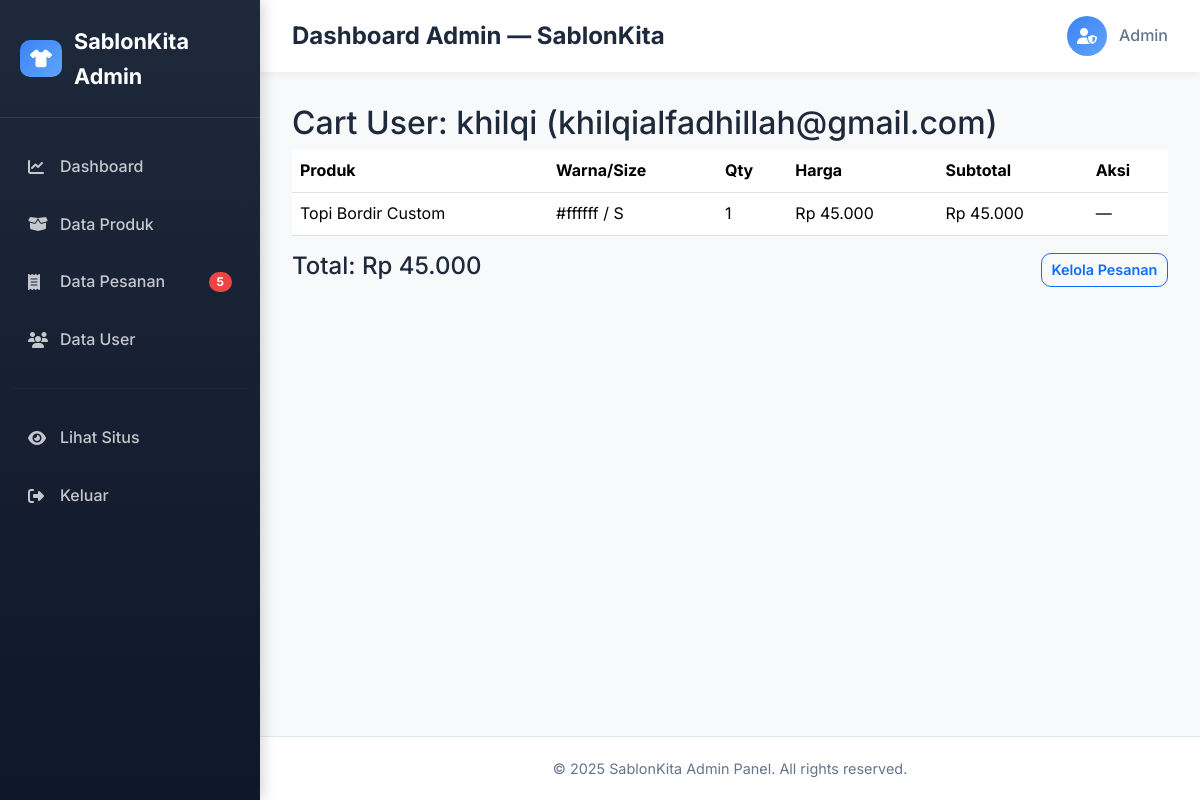
Page /admin/cart_view.php?user_id=2 (signed in) on the earlier database version.
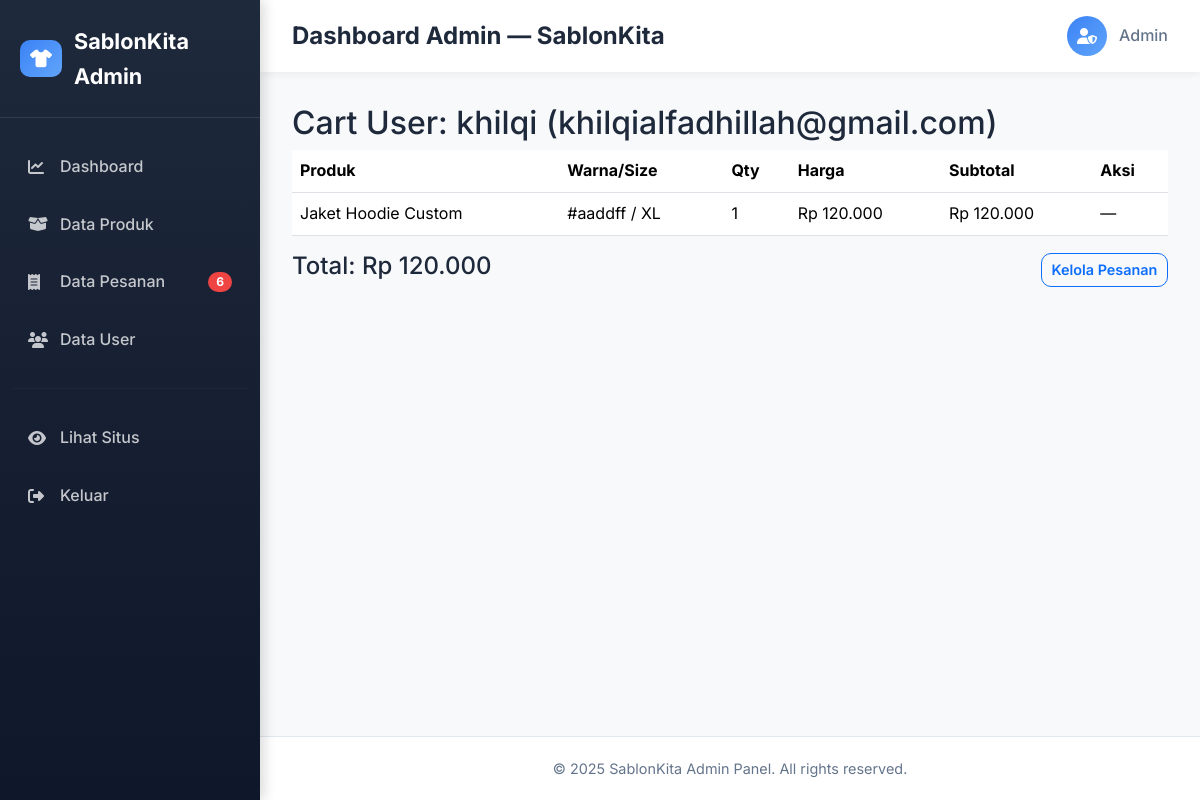
Same page on the later database version.
### tables this page shows
CREATE TABLE `cart` (
  `id` int(11) NOT NULL,
  `id_user` int(11) NOT NULL,
  `id_produk` int(11) NOT NULL,
  `warna` varchar(50) DEFAULT NULL,
  `size` varchar(10) DEFAULT NULL,
  `quantity` int(11) DEFAULT 1,
  `bahan` varchar(100) DEFAULT NULL,
  `ukuran_sablon` varchar(50) DEFAULT NULL,
  `deskripsi` text DEFAULT NULL,
  `gambar` varchar(255) DEFAULT NULL,
  `created_at` timestamp NOT NULL DEFAULT current_timestamp()
);

CREATE TABLE `products` (
  `id` int(11) NOT NULL,
  `nama_produk` varchar(100) NOT NULL,
  `kategori` enum('Kaos Custom','Topi Bordir','Jaket Hoodie','Kemeja Custom') NOT NULL,
  `harga` decimal(12,2) NOT NULL,
  `deskripsi` text DEFAULT NULL,
  `foto` varchar(255) DEFAULT NULL,
  `created_at` timestamp NOT NULL DEFAULT current_timestamp()
);

### includes/functions.php (called while the page is built, shortened)
<?php
require_once __DIR__ . '/config.php';
function esc($s) {
    return htmlspecialchars($s, ENT_QUOTES, 'UTF-8');
}
function format_rupiah($number) {
    return 'Rp ' . number_format($number, 0, ',', '.');
}
function get_pending_orders_count() {
    global $conn;
    $res = $conn->query("SELECT COUNT(*) AS cnt FROM orders WHERE status = 'Menunggu Pembayaran'");
    if ($res) {
        $row = $res->fetch_assoc();
        return (int)($row['cnt'] ?? 0);
    }
    return 0;
}
?>

### admin/cart_view.php (the view, shortened to what the changed rows need)
<?php
require_once __DIR__ . '/../includes/auth.php';
require_once __DIR__ . '/../includes/functions.php';
require_once __DIR__ . '/header.php';
$user_id = isset($_GET['user_id']) ? (int)$_GET['user_id'] : 0;
$u = $conn->prepare("SELECT id, nama, email FROM users WHERE id = ?");
$u->bind_param('i', $user_id);
$u->execute();
$user = $u->get_result()->fetch_assoc();
$stmt = $conn->prepare("SELECT c.*, p.nama_produk, p.harga FROM cart c JOIN products p ON c.id_produk = p.id WHERE c.id_user = ?");
$stmt->bind_param('i', $user_id);
$stmt->execute();
$items = $stmt->get_result()->fetch_all(MYSQLI_ASSOC);
$total = 0;
foreach ($items as $it) $total += $it['harga'] * $it['quantity'];
?>
<h2>Cart User: <?php echo esc($user['nama']); ?> (<?php echo esc($user['email']); ?>)</h2>
<?php if (empty($items)): ?>
  <div class="alert alert-info">Keranjang kosong untuk user ini.</div>
<?php else: ?>
  <table class="table">
    <thead><tr><th>Produk</th><th>Warna/Size</th><th>Qty</th><th>Harga</th><th>Subtotal</th><th>Aksi</th></tr></thead>
    <tbody>
      <?php foreach ($items as $it): ?>
        <tr>
          <td><?php echo esc($it['nama_produk']); ?></td>
          <td><?php echo esc($it['warna'] . ' / ' . $it['size']); ?></td>
          <td><?php echo (int)$it['quantity']; ?></td>
          <td><?php echo format_rupiah($it['harga']); ?></td>
          <td><?php echo format_rupiah($it['harga'] * $it['quantity']); ?></td>
          <td>&mdash;</td>
        </tr>
      <?php endforeach; ?>
    </tbody>
  </table>
  <div class="d-flex justify-content-between align-items-center mb-3">
    <h4>Total: <?php echo format_rupiah($total); ?></h4>
    <a class="btn btn-sm btn-outline-primary" href="orders.php">Kelola Pesanan</a>
  </div>
<?php endif; ?>
<?php require_once __DIR__ . '/footer.php'; ?>

### admin/header.php (shortened to what the changed rows need)
<?php
require_once __DIR__ . '/../includes/auth.php';
require_once __DIR__ . '/../includes/functions.php';
$current_page = basename($_SERVER['PHP_SELF'], '.php');
?>
<!doctype html>
<html lang="id">
  <head>
    <link href="https://cdn.jsdelivr.net/npm/bootstrap@5.3.2/dist/css/bootstrap.min.css" rel="stylesheet">
    <link href="https://cdnjs.cloudflare.com/ajax/libs/font-awesome/6.4.0/css/all.min.css" rel="stylesheet">
    <link href="/sablon/assets/css/style.css" rel="stylesheet">
  </head>
  <body>
    <div class="admin-wrapper">
      <aside class="admin-sidebar-modern" id="adminSidebar">
        <nav class="nav flex-column">
          <div class="nav-item">
            <a href="orders.php" class="nav-link <?php echo $current_page === 'orders' ? 'active' : ''; ?>">
              <i class="fa-solid fa-receipt"></i>
              Data Pesanan
              <?php $pending = get_pending_orders_count(); if ($pending > 0): ?>
                <span class="badge"><?php echo $pending; ?></span>
              <?php endif; ?>
            </a>
          </div>
        </nav>
      </aside>
      <main class="admin-main-modern">
        <header class="admin-topbar">
          <div class="d-flex align-items-center gap-3">
            <h1>Dashboard Admin — SablonKita</h1>
          </div>
        </header>
        <div class="admin-content-modern">

Differences in the rows shown:
removed cart: id_produk.nama_produk "Topi Bordir Custom", warna+size "#ffffff / S", quantity "1", id_produk.harga "Rp 45.000", format_rupiah($it['harga'] * $it['quantity']) "Rp 45.000"
added cart: id_produk.nama_produk "Jaket Hoodie Custom", warna+size "#aaddff / XL", quantity "1", id_produk.harga "Rp 120.000", format_rupiah($it['harga'] * $it['quantity']) "Rp 120.000"
Other differences:
$pending: "5" → "6"
format_rupiah($total): "Rp 45.000" → "Rp 120.000"
